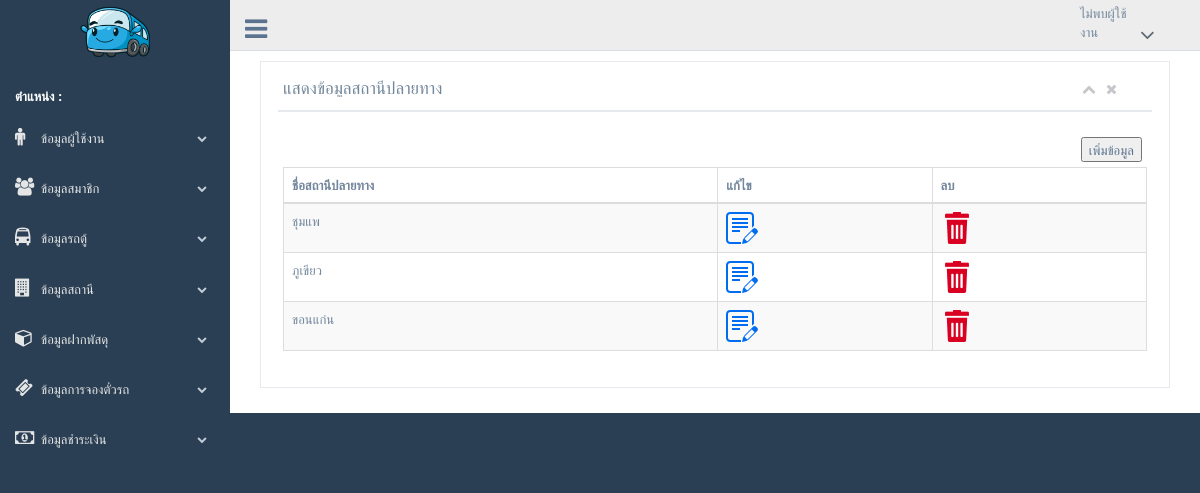
/backend/admin/show_station_terminal.php, run on the app's committed database.
### tables this page shows
CREATE TABLE `tb_station_terminal` (
  `terminal_id` int(11) NOT NULL,
  `terminal_name` varchar(100) NOT NULL
);

### class_conn.php (called while the page is built, shortened)
<?php
class class_conn{
public $db_server = "localhost";
public $db_username = "root";
public $db_password = "0852009988";
public $db_database = "db_vantickets2";
public function select_base($sql){
$db_server = $this->db_server;
$db_username = $this->db_username;
$db_password = $this->db_password;
$db_database = $this->db_database;
$con = mysqli_connect($db_server,$db_username,$db_password,$db_database);
mysqli_set_charset($con,"utf8");
$result = mysqli_query($con,$sql);
return $result;
}
}
?>

### backend/admin/show_station_terminal.php (the view)
<?php include('header.php'); ?>
<div class="right_col" role="main">
    <div class="col-md-12 col-sm-12 col-xs-12">
        <div class="x_panel">
            <div class="x_title">
                <h2>แสดงข้อมูลสถานีปลายทาง</h2>
                <ul class="nav navbar-right panel_toolbox">
                    <li><a class="collapse-link"><i class="fa fa-chevron-up"></i></a>
                    </li>
                    <li><a class="close-link"><i class="fa fa-close"></i></a>
                    </li>
                </ul>
                <div class="clearfix"></div>
            </div>
            <div class="x_content">
                <p class="text-muted font-13 m-b-30">
                <div align="right">
                    <a href="insert_station_terminal.php">
                        <button>เพิ่มข้อมูล</button>
                    </a>
                </div>
                <table id="datatable-buttons" class="table table-striped table-bordered">
                    <thead>
                        <tr>
                            <th>ชื่อสถานีปลายทาง</th>
                            <th>แก้ไข</th>
                            <th>ลบ</th>
                        </tr>
                    </thead>
                    <tbody>
                        <?php
                        $sql = "select * from tb_station_terminal";
                        $result = $cls_conn->select_base($sql);
                        while ($row = mysqli_fetch_array($result)) {
                        ?>
                            <tr>
                                <td>
                                    <?= $row['terminal_name']; ?>
                                </td>
                                <td>
                                    <a href="update_station_terminal.php?id=<?= $row['terminal_id']; ?>" onclick="return confirm('คุณต้องการแก้ไขหรือไม่?')"><img src="../../frontend/image/edit.png" /></a>
                                </td>
                                <td>
                                    <a href="delete_station_terminal.php?id=<?= $row['terminal_id']; ?>" onclick="return confirm('คุณต้องการลบหรือไม่?')"><img src="../../frontend/image/delete.png" /></a>
                                </td>
                            </tr>
                        <?php
                        }
                        ?>
                    </tbody>
                </table>
            </div>
        </div>
    </div>
</div>
<?php include('footer.php'); ?>

### data on the page
tb_station_terminal: terminal_name "ชุมแพ"
tb_station_terminal: terminal_name "ภูเขียว"
tb_station_terminal: terminal_name "ขอนแก่น"
